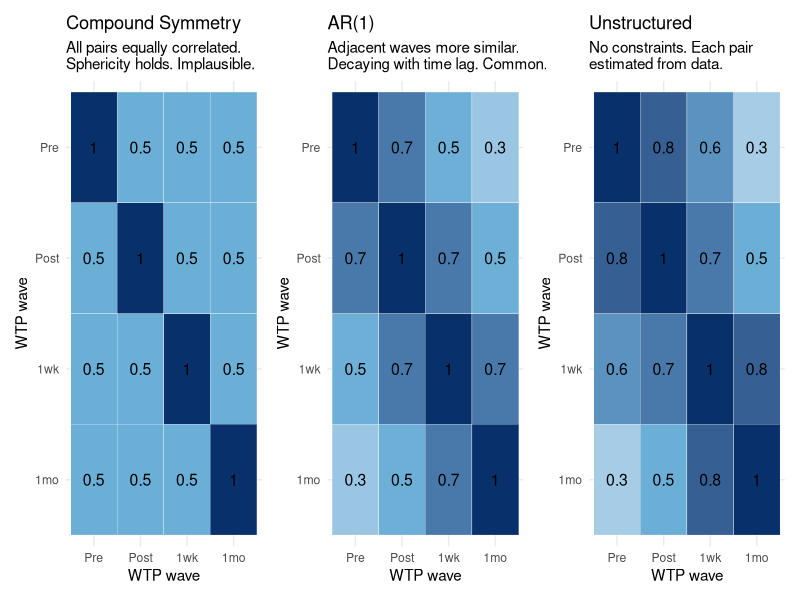

Write R code to recreate this figure.
## ---- chunk 1
library(tidyverse)
library(lme4)
library(lmerTest)
library(nlme)
library(ggplot2)
library(patchwork)
set.seed(2024)
## ---- chunk 2
library(Matrix)

# Three covariance structures for 4 repeated WTP measurements
CS <- matrix(c(1.0, 0.5, 0.5, 0.5,
               0.5, 1.0, 0.5, 0.5,
               0.5, 0.5, 1.0, 0.5,
               0.5, 0.5, 0.5, 1.0), 4, 4)

rho <- 0.7
AR1 <- outer(1:4, 1:4, FUN = function(i, j) rho^abs(i - j))

US <- matrix(c(1.0, 0.8, 0.6, 0.3,
               0.8, 1.0, 0.7, 0.5,
               0.6, 0.7, 1.0, 0.8,
               0.3, 0.5, 0.8, 1.0), 4, 4)

plot_cov <- function(M, title, subtitle = NULL) {
  lbl <- c("Pre", "Post", "1wk", "1mo")
  as.data.frame(M) |>
    setNames(lbl) |>
    mutate(row = lbl) |>
    pivot_longer(-row, names_to = "col", values_to = "corr") |>
    mutate(row = factor(row, levels = rev(lbl)),
           col = factor(col, levels = lbl)) |>
    ggplot(aes(x = col, y = row, fill = corr)) +
    geom_tile(color = "white") +
    geom_text(aes(label = round(corr, 1)), size = 4) +
    scale_fill_gradient2(low = "#f7fbff", mid = "#6baed6", high = "#08306b",
                         midpoint = 0.5, limits = c(0, 1)) +
    labs(title = title, subtitle = subtitle,
         x = "WTP wave", y = "WTP wave", fill = "Corr") +
    theme_minimal(base_size = 11) +
    theme(legend.position = "none")
}

plot_cov(CS,  "Compound Symmetry",    "All pairs equally correlated.\nSphericity holds. Implausible.") +
plot_cov(AR1, "AR(1)",                "Adjacent waves more similar.\nDecaying with time lag. Common.") +
plot_cov(US,  "Unstructured",         "No constraints. Each pair\nestimated from data.") +
plot_layout(ncol = 3)
## ---- chunk 3
simulate_repeated <- function(n = 50, n_times = 4, spherical = TRUE) {
  Sigma <- if (spherical) CS * 4 else AR1 * 4
  MASS::mvrnorm(n, mu = rep(0, n_times), Sigma = Sigma)
}

n_sims <- 1000
type1_spherical <- numeric(n_sims)
type1_violated  <- numeric(n_sims)

for (i in 1:n_sims) {
  y_sph <- simulate_repeated(spherical = TRUE)
  y_vio <- simulate_repeated(spherical = FALSE)

  extract_pval <- function(y_mat) {
    df_aov <- data.frame(
      Y      = c(y_mat),
      time   = factor(rep(1:4, each = 50)),
      person = factor(rep(1:50, 4))
    )
    aov_fit <- aov(Y ~ time + Error(person/time), data = df_aov)
    s <- summary(aov_fit)
    tryCatch(s[["Error: person:time"]][[1]][["Pr(>F)"]][1],
             error = function(e) NA_real_)
  }

  type1_spherical[i] <- extract_pval(y_sph) < 0.05
  type1_violated[i]  <- extract_pval(y_vio) < 0.05
}

tibble(
  Condition = c("Sphericity holds (CS)", "Sphericity violated (AR1)"),
  `Type I Error Rate` = c(mean(type1_spherical, na.rm = TRUE),
                           mean(type1_violated,  na.rm = TRUE))
) |>
  knitr::kable(digits = 3,
    caption = "Type I error under sphericity vs. violation (nominal alpha = 0.05). With AR(1) data, RM-ANOVA rejects the null too often.")
## ---- chunk 4
# Simulate a WTP study: 3 waves, AR(1) correlation (sphericity violated)
n_people <- 60
n_times  <- 3
Sigma_ar <- AR1[1:3, 1:3] * 4  # true structure is AR(1), not CS

# Null data: no true time effect
wtp_data <- MASS::mvrnorm(n_people, mu = c(50, 50, 50), Sigma = Sigma_ar) |>
  as.data.frame() |>
  setNames(c("pre", "post", "follow_up")) |>
  mutate(person = 1:n_people) |>
  pivot_longer(-person, names_to = "time", values_to = "WTP") |>
  mutate(
    time_num = case_when(time == "pre" ~ 1, time == "post" ~ 2, TRUE ~ 3),
    person   = factor(person)
  )

# RM-ANOVA
m_anova <- aov(WTP ~ factor(time_num) + Error(person / factor(time_num)),
               data = wtp_data)

# Mixed-effects model with AR(1) covariance
m_mlm <- lme(WTP ~ factor(time_num),
             random      = ~1 | person,
             correlation = corAR1(),
             data        = wtp_data)

cat("RM-ANOVA p (time):", round(
  summary(m_anova)$`Error: person:factor(time_num)`[[1]]["factor(time_num)", "Pr(>F)"], 4), "\n")
cat("MLM p (time):     ", round(anova(m_mlm)["factor(time_num)", "p-value"], 4), "\n")
